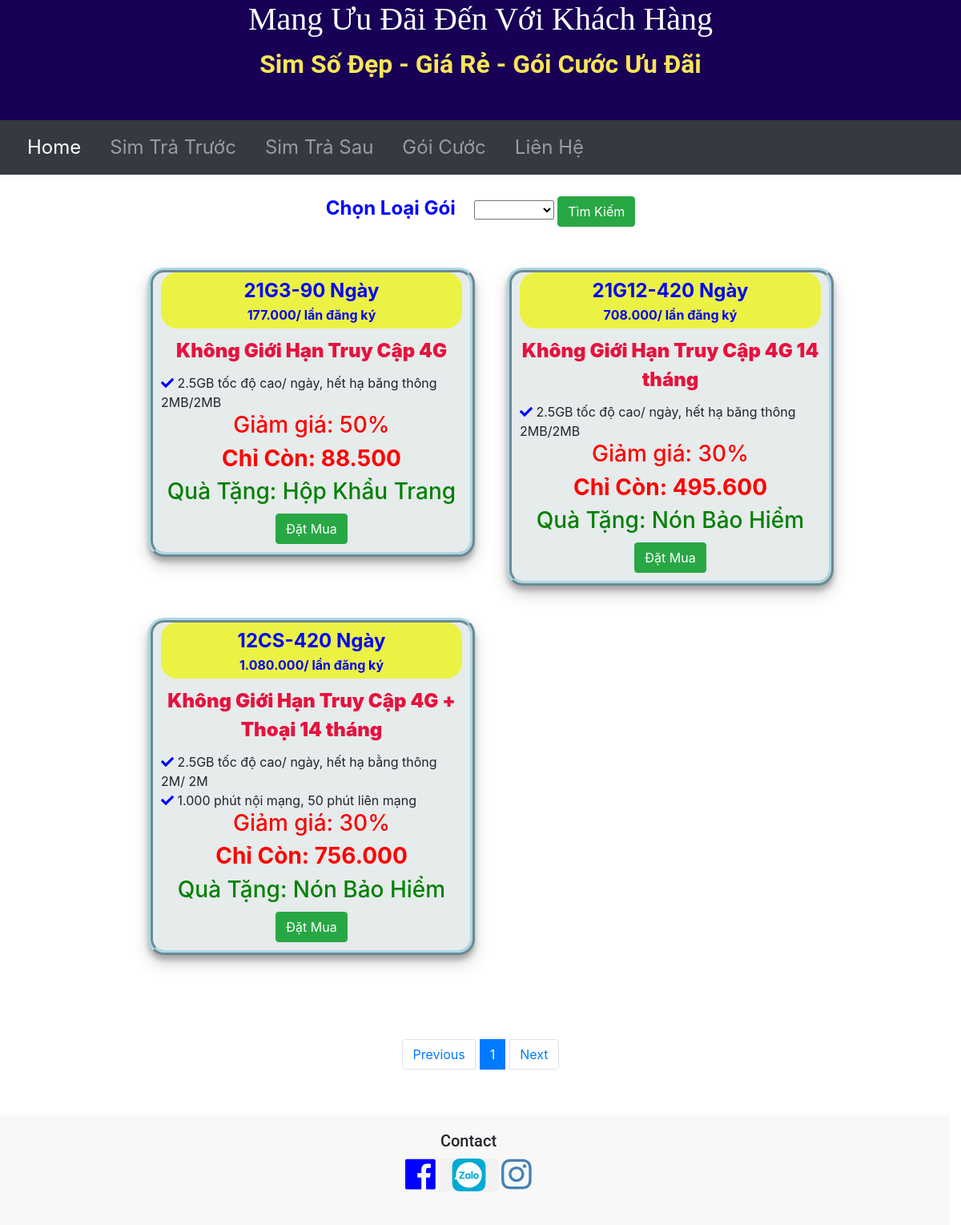
Screenshot of /goicuoc with the database file from the repository.
### main.py (models this page shows)
class GoiCuoc(db.Model):
    id = db.Column(db.Integer, primary_key=True)
    tengoi = db.Column(db.String(250), nullable=False)
    gia = db.Column(db.Integer, nullable=False)
    ngaysudung = db.Column(db.Integer, nullable=False)
    giamgia = db.Column(db.Float, nullable=True)
    uudaichinh = db.Column(db.String(1000), nullable=False)
    uudaidata = db.Column(db.String(500), nullable=True)
    uudaithoai = db.Column(db.String(1000), nullable=True)
    nhom = db.Column(db.String(250), nullable=True)
    loai = db.Column(db.String(250), nullable=False)
    khuyenmai = db.Column(db.String(250), nullable=True)
    quatang = db.Column(db.String(250), nullable=True)

### main.py (the view, shortened to what this page needs)
@app.route("/goicuoc", methods=['GET', 'POST'], defaults={"page": 1})
@app.route('/tracuugoi/<int:page>',methods=["GET","POST"])
def goicuoc(page):
    page = page
    pages = 6
    all_goi = GoiCuoc.query.filter_by(khuyenmai="sales").paginate(page, pages, error_out=False)
    loaigoi = request.args.get('loaigoi')
    if loaigoi != "" and loaigoi !=None:
        print("aaa")
        all_goi = GoiCuoc.query.filter_by(loai=loaigoi).paginate(page, pages, error_out=False)
        return render_template('goicuoc.html', all_goi=all_goi, loaigoi=loaigoi)
    return render_template('goicuoc.html', all_goi=all_goi)

### templates/goicuoc.html (shortened to what this page needs)
<html lang="en">
{% include "header.html" %}
<head>
     <link href="{{ url_for('static', filename='css/styles1.css')}}" rel="stylesheet">
  <link rel="stylesheet" href="https://cdn.jsdelivr.net/npm/bootstrap@4.6.0/dist/css/bootstrap.min.css">
</head>
<body>
<div class="container ">
 <form class="timgoi" action="{{ url_for('goicuoc') }}" method="post">
      <div class="col-lg-12 vung-tracuugoi">
    <label for="loaigoi" class="chongoi">Chọn Loại Gói</label>
    <select name="loaigoi" id="loaigoi">
      <option  value="{{ loaigoi }}">{{ loaigoi }}</option>
      <option value="Phổ Biến">Phổ Biến</option>
    </select>
      <button type="submit" class="btn btn-success">Tìm Kiếm</button><br>
  </div>
  </form>
    </div>
    <div class="row vungchua-goicuoc">
        {% for goi in all_goi.items %}
      <div class="goicuoc">
        <div class="title-goi">
          <span class="tengoi">{{ goi.tengoi }}-{{goi.ngaysudung}} Ngày</span><br>
          <span class="giagoi">{{ '{:,}'.format(goi.gia).replace(',', '.') }}/ lần đăng ký</span><br>
        </div>
        <div class="uudaigoi">
          <span >{{ goi.uudaichinh }}</span><br>
        </div>
        <div class="noidunggoi">
          <span><i class="fas fa-check icon-check"></i> {{ goi.uudaidata }}</span><br>
            {% if goi.uudaithoai  %}
          <span><i class="fas fa-check icon-check"></i> {{ goi.uudaithoai }}</span><br>
            {% endif %}
        </div>
          {% if goi.giamgia  %}
          <div class=""><h3 style="color:red">Giảm giá: {{ (goi.giamgia * 100)|round|int}}%</h3></div>
          <div class=""><h3 style="color:red; font-weight: bold">Chỉ Còn: {{'{:,}'.format(goi.gia - (goi.gia * goi.giamgia)|round|int).replace(',', '.') }}</h3></div>
          {% endif %}
          <div class=""><h3 style="color:green">Quà Tặng: {{ goi.quatang}}</h3></div>
        <div class="datmua">
          <a href="{{url_for('show_goicuoc', tengoi = goi.tengoi, giagoi = goi.gia, giamgia = goi.giamgia, quatang= goi.quatang) }}"> <button type="submit" name="button" class="btn btn-success btn-datmua">Đặt Mua</button></a>
        </div>
      </div>
        {% endfor %}
    </div>
<form>
    <div class="vung-paganation">
    <nav aria-label="Page navigation example">
  <ul class="pagination justify-content-center">
    {% if all_goi.has_prev %}
      <li class="page-item"><a class="page-link" href="{{ url_for('goicuoc', page=all_goi.prev_num, loaigoi=loaigoi) }}">Previous</a></li>
    {% else %}
      <li class="page-item"><a class="page-link" href="">Previous</a></li>
    {% endif %}
    {% for page in all_goi.iter_pages(left_edge=2, right_edge=1,left_current=1, right_current=1 ) %}
     {% if page %}
        {% if page==all_goi.page %}
          <li class="page-item active" ><a class="page-link" href="{{ url_for('goicuoc', page=page, loaigoi=loaigoi) }}" >{{ page }}</a></li>
        {% else %}
          <li class="page-item" ><a class="page-link" href="{{ url_for('goicuoc', page=page, loaigoi=loaigoi) }}" >{{ page }}</a></li>
        {% endif %}
      {% else %}
          <li class="page-item disabled" ><a class="page-link" href="" >...</a></li>
    {% endif %}
     {% endfor %}
    {% if all_goi.has_next %}
      <li class="page-item"><a class="page-link" href="{{ url_for('goicuoc', page=all_goi.next_num, loaigoi=loaigoi) }}">Next</a></li>
    {% else %}
      <li class="page-item"><a class="page-link" href="">Next</a></li>
    {% endif %}
  </ul>
</nav>
        </div>
    </form>
  </body>
</html>
{% include "footer.html" %}

### static/css/styles.css (style rules this page uses)
body { font-size: 16px; font-family: 'Merriweather', serif; position: relative; padding-left: 0px; }
.page-item { margin: 5px 3px 5px 3px; }
.row { margin: auto; width: 100% ; }
.pagination { margin-top: 20px; }
.container { position: relative; text-align: center; margin-top: 2%; }
h3 { font-size: 3rem; line-height: 2; }

### static/css/styles1.css (style rules this page uses)
.goicuoc { float: left; width: 25%; height: 10%; padding: 0 10px; text-align: center; margin: 20px; border: ridge lightblue; border-width: 6px; border-radius: 20px; box-shadow: 0 10px 20px rgba(0,0,0,0.19), 0 6px 6px rgba(0,0,0,0.23); background-color: #E6EBEB; }
@media screen and (max-width: 1200px) { .goicuoc { width: 40%; display: block; margin-bottom: 20px; } }
.vungchua-goicuoc:after { content: ""; display: table; clear: both; }
.tengoi { color: blue; font-size: 1.5rem; font-weight:bolder; }
.giagoi { color: blue; font-size: 1rem; font-weight:bold; }
.noidunggoi { text-align: left; }
.title-goi { background-color: #ECF244; border-radius: 20px; padding: 5px; }
.uudaigoi { font-size: 1.5rem; font-style: bold; font-weight: 900; padding: 10px 0 10px 0; color: #E6123D; }
.icon-check { color: blue; }
.datmua { margin-top: 10px; }
.vungchua-goicuoc { display: flex; position: relative; padding-left: 15%; padding-top: 1%; }
.vung-paganation { padding-top: 5%; }
.timgoi { color: blue; font-weight: bolder; font-size: 1rem; }
.chongoi { padding-right: 20px; font-size: 1.5rem; }
.btn-datmua { margin-bottom: 10px; }

### rows the page displays
GoiCuoc: tengoi "21G3", ngaysudung "90", gia "177.000", uudaichinh "Không Giới Hạn Truy Cập 4G", uudaidata "2.5GB tốc độ cao/ ngày, hết hạ băng thông 2MB/2MB", (goi.giamgia*100)|round|int "50", gia+giamgia "88.500", quatang "Hộp Khẩu Trang"
GoiCuoc: tengoi "21G12", ngaysudung "420", gia "708.000", uudaichinh "Không Giới Hạn Truy Cập 4G 14 tháng", uudaidata "2.5GB tốc độ cao/ ngày, hết hạ băng thông 2MB/2MB", (goi.giamgia*100)|round|int "30", gia+giamgia "495.600", quatang "Nón Bảo Hiểm"
GoiCuoc: tengoi "12CS", ngaysudung "420", gia "1.080.000", uudaichinh "Không Giới Hạn Truy Cập 4G + Thoại 14 tháng", uudaidata "2.5GB tốc độ cao/ ngày, hết hạ bằng thông 2M/ 2M", uudaithoai "1.000 phút nội mạng, 50 phút liên mạng", (goi.giamgia*100)|round|int "30", gia+giamgia "756.000", quatang "Nón Bảo Hiểm"

### other values shown
{{ page }} "1"
